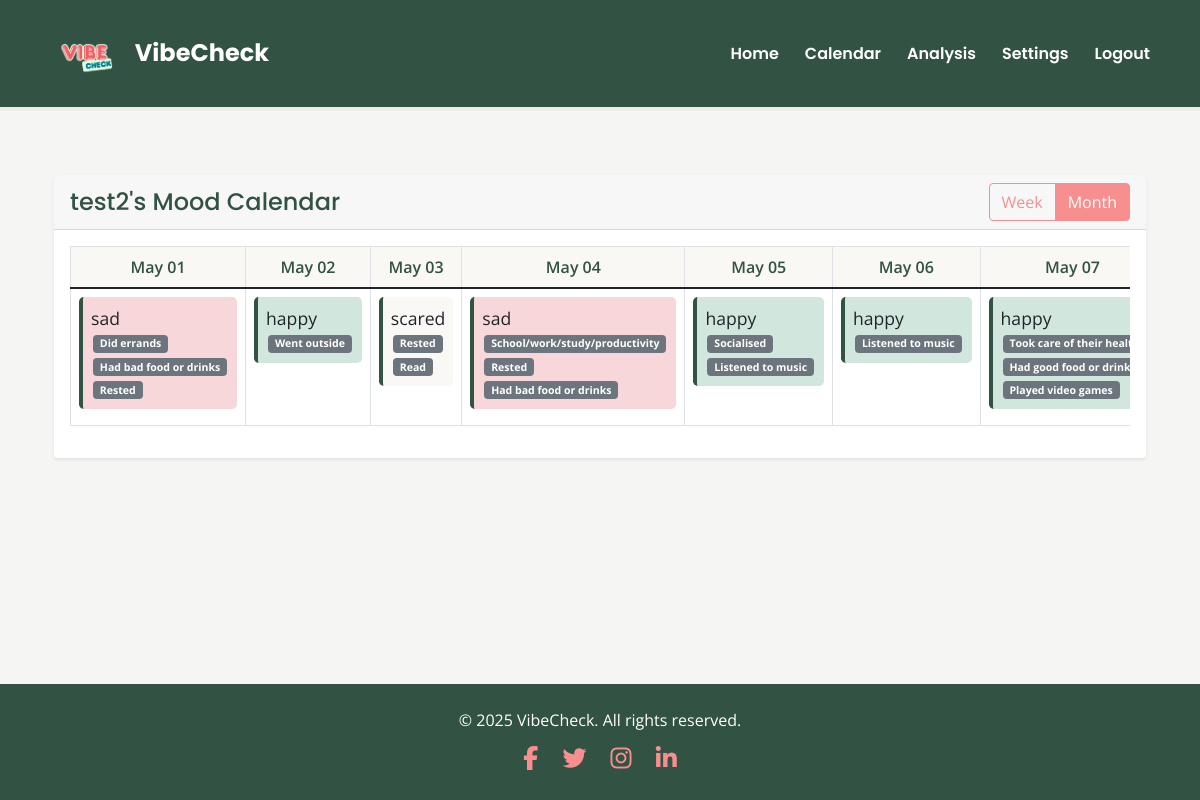
/calendar/test2 (signed in), run on the app's committed database.
### app/models.py (models this page shows, shortened)
class User(UserMixin, db.Model):
    username = db.Column(db.String(30), primary_key=True)
    password = db.Column(db.String(100))
    privacy_setting = db.Column(db.String(20), default='friends')  # Can be 'public', 'friends', or 'private'
    moods = db.relationship('Mood', backref='user', lazy=True)
    friends = db.relationship(
        'User',
        secondary='friendships',
        primaryjoin=username==Friendship.user_id,
        secondaryjoin=username==Friendship.friend_id,
        backref='friend_of'
    )

class Mood(db.Model):
    id = db.Column(db.Integer, primary_key=True)
    mood = db.Column(db.String(50), nullable=False)
    reasons = db.Column(db.String(500), nullable=True)  # JSON string of selected reasons
    timestamp = db.Column(db.DateTime, nullable=False)
    user_id = db.Column(db.String(30), db.ForeignKey('user.username'), nullable=False)
    def get_reasons(self):
        return json.loads(self.reasons) if self.reasons else []
    @staticmethod
    def get_moods_for_date_range(user_id, start_date, end_date):
        moods = Mood.query.filter(
            Mood.user_id == user_id,
            Mood.timestamp >= start_date,
            Mood.timestamp <= end_date
        ).order_by(Mood.timestamp).all()
        mood_dict = {}
        for mood in moods:
            date_str = mood.timestamp.strftime('%Y-%m-%d')
            mood_dict[date_str] = mood
        return mood_dict

### app/main.py (the view)
@bp.route('/calendar/<user_id>')
@login_required
def calendar_view(user_id):
    user = User.query.get_or_404(user_id)
    if user_id != current_user.username:
        if user.privacy_setting == 'private':
            flash("This user's data is private", "warning")
            return redirect(url_for('main.home'))
        elif user.privacy_setting == 'friends':
            friendship = Friendship.query.filter_by(
                user_id=current_user.username,
                friend_id=user_id
            ).first()
            if not friendship:
                flash("You can only view calendars of your friends", "warning")
                return redirect(url_for('main.home'))
    today = datetime.now().date()
    week_start = today - timedelta(days=today.weekday())
    week_end = week_start + timedelta(days=6, hours=23, minutes=59, seconds=59)
    month_start = today.replace(day=1)
    if today.month == 12:
        month_end = today.replace(year=today.year + 1, month=1, day=1) - timedelta(days=1)
    else:
        month_end = today.replace(month=today.month + 1, day=1) - timedelta(days=1)
    week_dates = [week_start + timedelta(days=i) for i in range(7)]
    month_dates = []
    current_date = month_start
    while current_date <= month_end:
        month_dates.append(current_date)
        current_date += timedelta(days=1)
    week_moods = Mood.get_moods_for_date_range(user_id, week_start, week_end)
    month_moods = Mood.get_moods_for_date_range(user_id, month_start, month_end)
    return render_template('calendar.html',
                         user=user,
                         week_dates=week_dates,
                         month_dates=month_dates,
                         week_moods=week_moods,
                         month_moods=month_moods)

### app/__init__.py (called while the page is built)
def create_app(config_class=Config):
    app = Flask(__name__)
    app.config.from_object(config_class)
    if csrf_available:
        csrf = CSRFProtect(app)  # moved here to use app context directly
    db.init_app(app)
    login_manager.init_app(app)
    from app.auth import bp as auth_bp
    app.register_blueprint(auth_bp)
    from app.main import bp as main_bp
    app.register_blueprint(main_bp)
    os.makedirs(os.path.join(os.path.dirname(os.path.dirname(__file__)), 'instance'), exist_ok=True)
    from app.models import User, Mood, Friendship
    @login_manager.user_loader
    def load_user(id):
        return User.query.get(str(id))
    return app

### app/templates/calendar.html (shortened to what this page needs)
{% extends "base.html" %}
{% block head %}
<link rel="stylesheet" href="{{ url_for('static', filename='css/calendar.css') }}">
{% endblock %}
{% block content %}
<div class="container mt-4">
    <div class="row">
        <div class="col-12">
            <div class="card border-0 shadow-sm rounded-4 bg-light-subtle">
                <div class="card-header d-flex justify-content-between align-items-center">
                    <h4>{{ user.username }}'s Mood Calendar</h4>
                    <div class="btn-group">
                        <button type="button" class="btn btn-outline-theme" id="weekView">Week</button>
                        <button type="button" class="btn btn-outline-theme active" id="monthView">Month</button>
                    </div>
                </div>
                <div class="card-body">
                    <div id="monthCalendar">
                        <div class="table-responsive">
                            <table class="table table-bordered">
                                <thead>
                                    <tr>
                                        {% for day in month_dates %}
                                        <th>{{ day.strftime('%b %d') }}</th>
                                        {% endfor %}
                                    </tr>
                                </thead>
                                <tbody>
                                    <tr>
                                        {% for day in month_dates %}
                                        <td class="mood-cell" data-date="{{ day.strftime('%Y-%m-%d') }}">
                                            {% set mood = month_moods.get(day.strftime('%Y-%m-%d')) %}
                                            {% if mood %}
                                            <div class="mood-indicator bg-{{ mood.mood }}-subtle rounded-3 p-2 text-dark fw-semibold">
                                                {{ mood.mood }}
                                                <div class="reasons-list">
                                                    {% for reason in mood.get_reasons() %}
                                                    <span class="badge bg-secondary">{{ reason }}</span>
                                                    {% endfor %}
                                                </div>
                                            </div>
                                            {% else %}
                                            <div class="text-muted fst-italic">No mood recorded</div>
                                            {% endif %}
                                        </td>
                                        {% endfor %}
                                    </tr>
                                </tbody>
                            </table>
                        </div>
                    </div>
                </div>
            </div>
        </div>
    </div>
</div>
{% endblock %}

### app/static/css/base.css (style rules this page uses)
body { background-color: #F5F5F3; font-family: 'Open Sans', sans-serif; }
.mood-indicator { padding: 0.25rem 0.5rem; border-radius: 0.25rem; font-size: 0.875rem; }

### app/static/css/calendar.css (style rules this page uses)
.mood-cell { height: 100px; padding: 8px; vertical-align: top; background-color: #fff; transition: background-color 0.2s ease-in-out; }
.mood-indicator { font-size: 1.1em; padding: 4px 8px; border-radius: 4px; margin-bottom: 8px; background-color: #f9f8f4; border-left: 4px solid #325243; font-family: 'Open Sans', sans-serif; }
.reasons-list { font-size: 0.8em; }
.reasons-list .badge { margin: 2px; display: inline-block; }
.card-header h4 { font-family: 'Poppins', sans-serif; color: #325243; margin: 0; }
.btn-outline-theme { color: #F78F8F; border-color: #F78F8F; background-color: transparent; transition: all 0.2s ease-in-out; }
.btn-outline-theme:hover, .btn-outline-theme.active, .btn-outline-theme:focus { background-color: #F78F8F; color: white; border-color: #F78F8F; }
.table thead th { background-color: #f9f8f4; color: #325243; text-align: center; font-weight: 600; }
.bg-happy-subtle { background-color: #d1e7dd; color: #0f5132; }
.bg-sad-subtle { background-color: #f8d7da; color: #842029; }

### data on the page
User: username "test2"
Mood: mood "sad"
Mood: mood "happy"
Mood: mood "scared"
Mood: mood "sad"
Mood: mood "happy"
Mood: mood "happy"
Mood: mood "happy"

### other printed values
{{ day.strftime('%b %d') }} "May 01" "May 02" "May 03" "May 04" "May 05" "May 06" "May 07"
{{ reason }} "Did errands" "Had bad food or drinks" "Rested" "Went outside" "Rested" "Read" "School/work/study/productivity" "Rested" "Had bad food or drinks" "Socialised" "Listened to music" "Listened to music" "Took care of their…" "Had good food or…" "Played video games"
